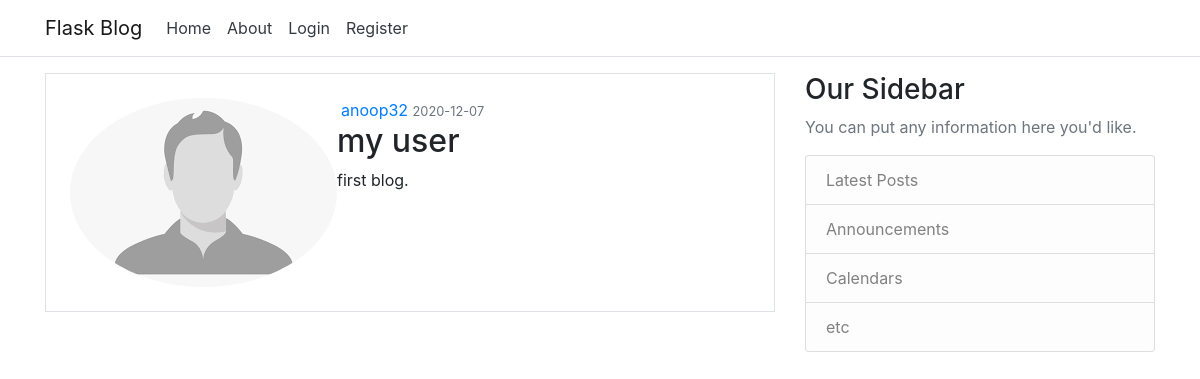
Before: /post/4 with the older database file.
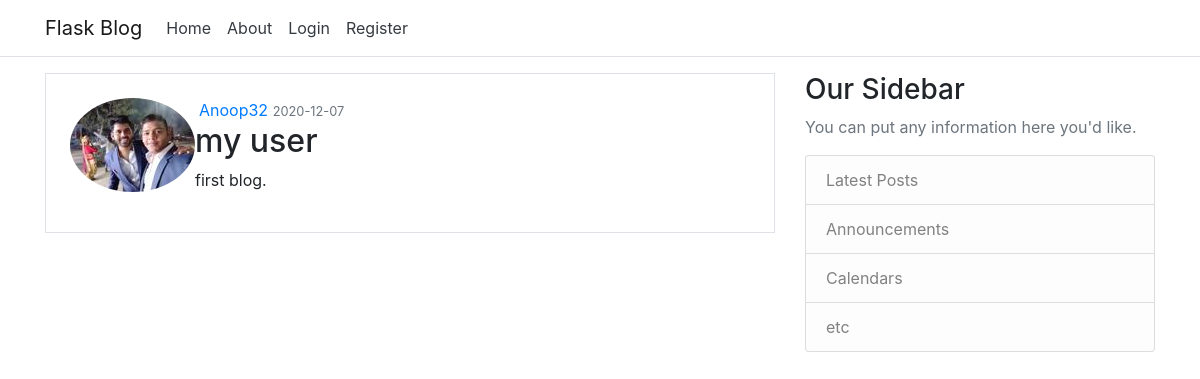
After: the same page with the newer database file.
### flaskblog/models.py (models this page shows, shortened)
class User(db.Model, UserMixin):
    id = db.Column(db.Integer, primary_key=True)
    username = db.Column(db.String(20),unique=True,nullable=False)
    email = db.Column(db.String(120), unique=True, nullable=False)
    image_file = db.Column(db.String(20), nullable=False,
                           default='default.jpg')
    password = db.Column(db.String(60), nullable=False)
    posts = db.relationship('Post', backref='author', lazy=True)

class Post(db.Model):
    id = db.Column(db.Integer, primary_key=True)
    title = db.Column(db.String(100), nullable=False)
    date_posted = db.Column(db.DateTime, nullable=False,
                            default=datetime.utcnow)
    content = db.Column(db.Text, nullable=False)
    user_id = db.Column(db.Integer, db.ForeignKey('user.id'), nullable=False)

### flaskblog/routes.py (the view)
@app.route("/post/<int:post_id>")
def post(post_id):
    post = Post.query.get_or_404(post_id)
    return render_template('post.html', post=post,title=post.title)

### flaskblog/template/post.html (shortened to what this page needs)
{% extends "layout.html"%} {% block content%}
<div class="media border p-4">
    <img class="rounded-circle article-img" src="{{ url_for('static', filename='profile_pics/' + post.author.image_file) }}">
    <div class="media-body">
        <div class="article-metadata">
            <a class="ml-1" href="#">{{ post.author.username }}</a>
            <small class="text-muted">{{ post.date_posted.strftime('%Y-%m-%d') }}</small>
        </div>
        <h2 class="article-title">{{ post.title }}</h2>
        <p class="article-content">{{ post.content }}</p>
    </div>
</div>
<br> {% endblock content %}

### flaskblog/template/Layout.html (shortened to what this page needs)
<!DOCTYPE html>
<html>
<head>
    <link rel="stylesheet" href="https://stackpath.bootstrapcdn.com/bootstrap/4.3.1/css/bootstrap.min.css">
</head>
<body>
    <header>
        <nav class="navbar navbar-expand-sm navbar-toggleable-sm navbar-light border-bottom box-shadow mb-3 navbar-light">
            <div class="container">
                <a class="navbar-brand " href="/ ">Flask Blog</a>
                <div class="navbar-collapse collapse d-sm-inline-flex flex-sm-row-reverse ">
                    <ul class="navbar-nav flex-grow-1 ">
                        <li class="nav-item ">
                            <a class="nav-link text-dark " href="/ ">Home</a>
                        </li>
                        <li class="nav-item ">
                            <a class="nav-link text-dark " href="/About ">About</a>
                        </li>
                        {% if current_user.is_authenticated %}
                        <li class="nav-item ">
                            <a class="nav-link text-dark " href="{{ url_for( 'new_post') }} ">New Post</a>
                        </li>
                        <li class="nav-item ">
                            <a class="nav-link text-dark " href="{{ url_for( 'logout') }} ">Logout</a>
                        </li>
                        <li class="nav-item ">
                            <a class="nav-link text-dark " href="{{ url_for( 'account') }} ">Account</a>
                        </li>
                        {%else%}
                        <li class="nav-item ">
                            <a class="nav-link text-dark " href="{{ url_for( 'login') }} ">Login</a>
                        </li>
                        <li class="nav-item ">
                            <a class="nav-link text-dark " href="{{ url_for( 'register') }} ">Register</a>
                        </li>
                        {%endif%}
                    </ul>
                </div>
            </div>
        </nav>
    </header>
    <main role="main " class="container ">
        <div class="row ">
            <div class="col-md-8 ">
                 {% block content %}{% endblock %}
            </div>
            <div class="col-md-4 ">
                <div class="content-section ">
                    <h3>Our Sidebar</h3>
                    <p class='text-muted'>You can put any information here you'd like.
                        <ul class="list-group ">
                            <li class="list-group-item list-group-item-light ">Latest Posts</li>
                            <li class="list-group-item list-group-item-light ">Announcements</li>
                            <li class="list-group-item list-group-item-light ">Calendars</li>
                            <li class="list-group-item list-group-item-light ">etc</li>
                        </ul>
                    </p>
                </div>
            </div>
        </div>
    </main>
</body>
</html>

Changed rows visible on the page:
changed User: image_file: picture added in place of a placeholder; author.username "anoop32" → "Anoop32"
